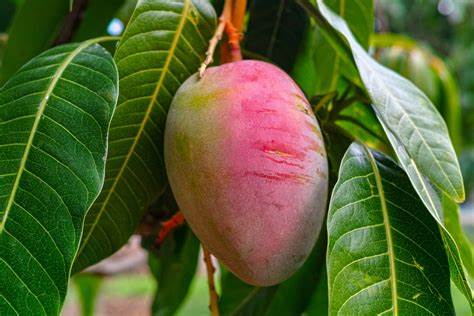
#> input picture images/mango.jpg, 474 x 316 px
$ python cv_TextOnImg.py
#> lines starting #> are read from the running program, lines starting #| are printed output that depends on the picture; after the words box and inside, x2 and y2 are one past the last pixel; in counts of white or black regions, pixels touching at a corner belong together
# Python program to explain cv2.putText() method

# importing cv2
import cv2

# path
# Reading an image in default mode
image = cv2.imread('images/mango.jpg')
#> image is the input picture: shape (316, 474, 3); mean B, G, R 50.1, 98, 86.5

# Window name in which image is displayed
window_name = 'Image'
# font
font = cv2.FONT_HERSHEY_SIMPLEX
# org ( org: It is the coordinates of the bottom-left corner of the text string )
org = (20, 80)
# fontScale
fontScale = 1
# color in BGR
color = (150, 120, 255)
# Line thickness of 2 px
thickness = 2
# Using cv2.putText() method
image = cv2.putText(image, 'OpenCV', org, font,
				fontScale, color, thickness, cv2.LINE_AA)
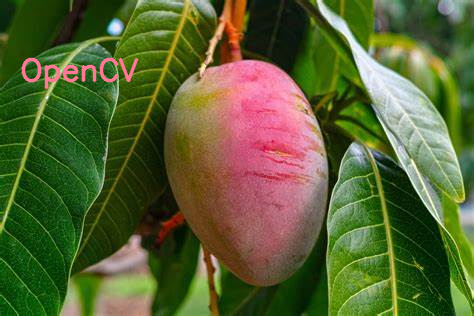
#> image: shape (316, 474, 3); 0.97% of pixels changed, all inside (x1, y1, x2, y2) = (21, 57, 139, 90)

# Displaying the image
cv2.imshow(window_name, image)
cv2.waitKey(0)
cv2.destroyAllWindows()
